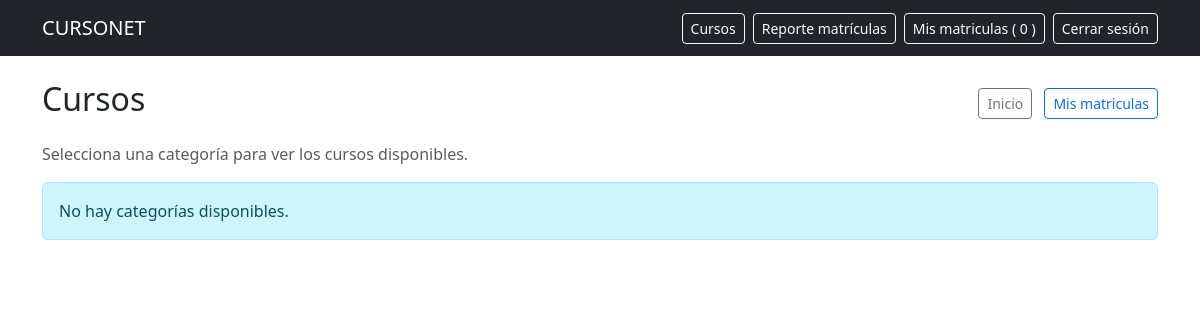
Before: /productos/ with the older database file.
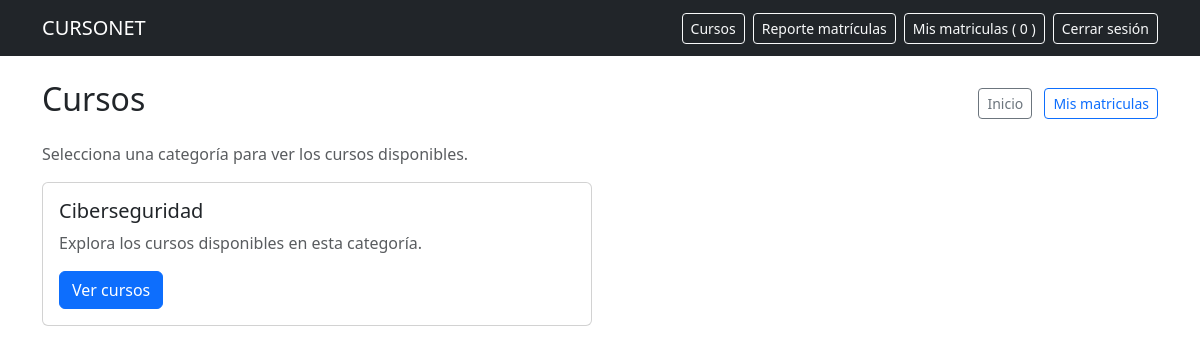
After: the same page with the newer database file.
### pedidos/models.py (models this page shows, shortened)
class Categoria(models.Model):
    nombre = models.CharField(max_length=100)
    class Meta:
        verbose_name = "Categoría"
        verbose_name_plural = "Categorías"

### pedidos/views.py (the view)
# urls.py: path("productos/", views.lista_productos, name="lista_productos"),
def lista_productos(request, categoria_id=None):
    categorias = Categoria.objects.filter(producto__activo=True).distinct().order_by("nombre")
    categoria = None
    productos = Producto.objects.none()
    if categoria_id:
        categoria = get_object_or_404(Categoria, pk=categoria_id)
        productos = Producto.objects.filter(activo=True, categoria=categoria).order_by("nombre")
    context = {
        "categorias": categorias,
        "categoria": categoria,
        "productos": productos,
    }
    return render(request, "productos/lista.html", context)

### pedidos/templates/productos/lista.html
{% extends 'base.html' %}
{% block content %}
<div class="d-flex justify-content-between align-items-center mb-3">
    <h2>Cursos</h2>
    <div>
        <a class="btn btn-outline-secondary btn-sm me-2" href="{% url 'inicio' %}">Inicio</a>
        <a class="btn btn-outline-primary btn-sm" href="{% url 'mis_pedidos' %}">Mis matriculas</a>
    </div>
</div>
{% if categoria %}
<div class="mb-3">
    <a class="btn btn-outline-secondary btn-sm" href="{% url 'lista_productos' %}">Volver a categorías</a>
</div>
<h4 class="mb-3">{{ categoria.nombre }}</h4>
<p class="text-muted">Elige un curso para continuar con la matrícula.</p>
<ul class="list-group">
    {% for p in productos %}
    <li class="list-group-item d-flex justify-content-between align-items-center">
        <div>
            <span><strong>{{ p.nombre }}</strong> - S/ {{ p.precio }}</span>
            <br>
            <small class="text-muted">
                {% if p.stock > 0 %}
                    <span class="badge bg-success">{{ p.stock }} vacante{{ p.stock|pluralize }}</span>
                {% else %}
                    <span class="badge bg-danger">Agotado</span>
                {% endif %}
            </small>
        </div>
        {% if p.stock > 0 %}
            <a class="btn btn-sm btn-primary" href="{% url 'select_course' p.id %}">Seleccionar</a>
        {% else %}
            <button class="btn btn-sm btn-secondary" disabled>Agotado</button>
        {% endif %}
    </li>
    {% empty %}
    <li class="list-group-item">No hay cursos disponibles en esta categoría.</li>
    {% endfor %}
</ul>
{% else %}
<p class="text-muted">Selecciona una categoría para ver los cursos disponibles.</p>
<div class="row g-3">
    {% for categoria_item in categorias %}
    <div class="col-md-6">
        <div class="card h-100">
            <div class="card-body">
                <h5 class="card-title">{{ categoria_item.nombre }}</h5>
                <p class="card-text text-muted">Explora los cursos disponibles en esta categoría.</p>
                <a class="btn btn-primary" href="{% url 'lista_productos_categoria' categoria_item.id %}">Ver cursos</a>
            </div>
        </div>
    </div>
    {% empty %}
    <div class="col-12">
        <div class="alert alert-info">No hay categorías disponibles.</div>
    </div>
    {% endfor %}
</div>
{% endif %}
{% endblock %}

Changed rows visible on the page:
added Categoria: nombre "Ciberseguridad"
Other visible differences:
text no longer shown: "No hay categorías disponibles."
